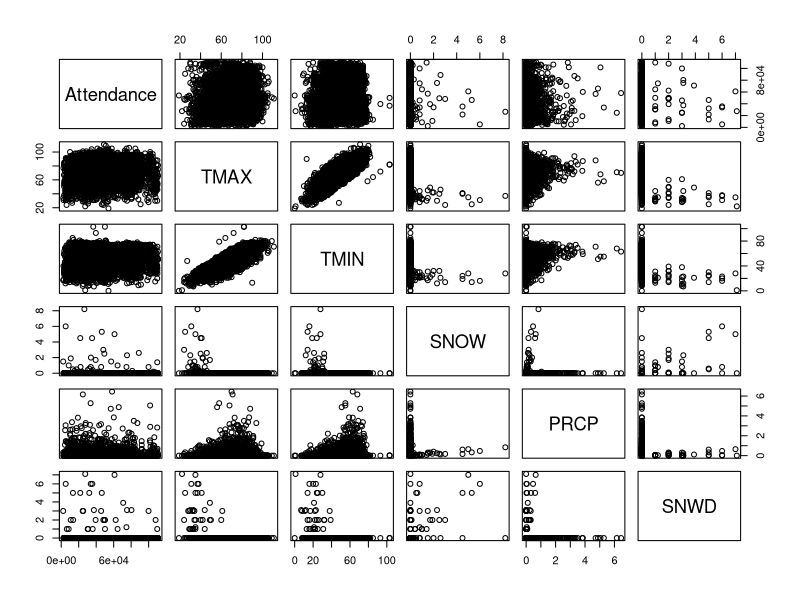
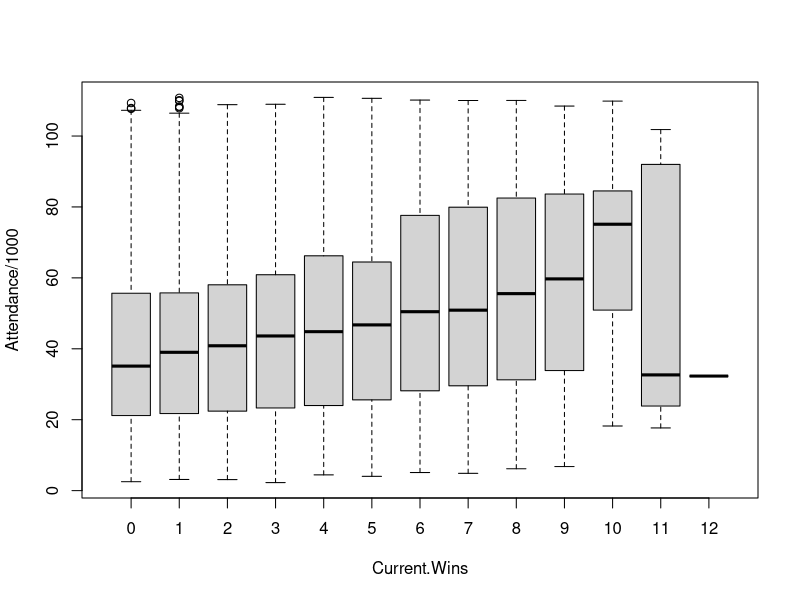
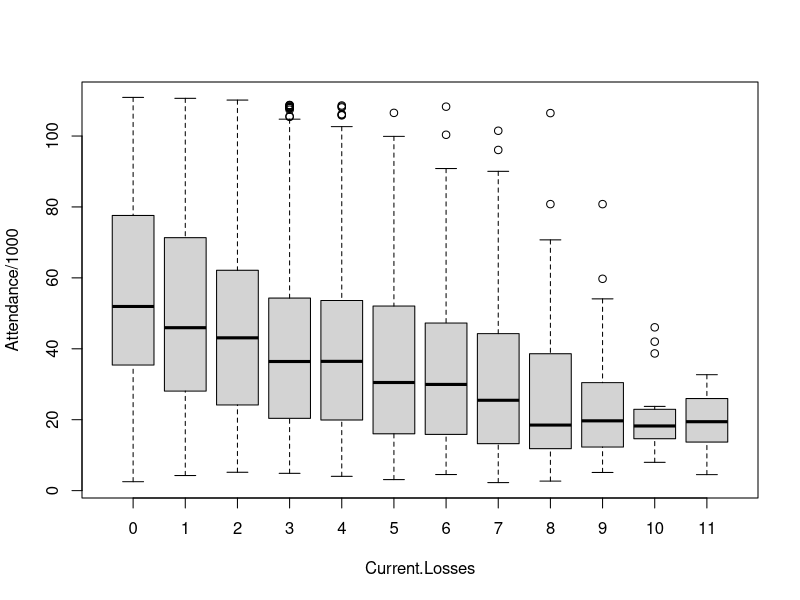
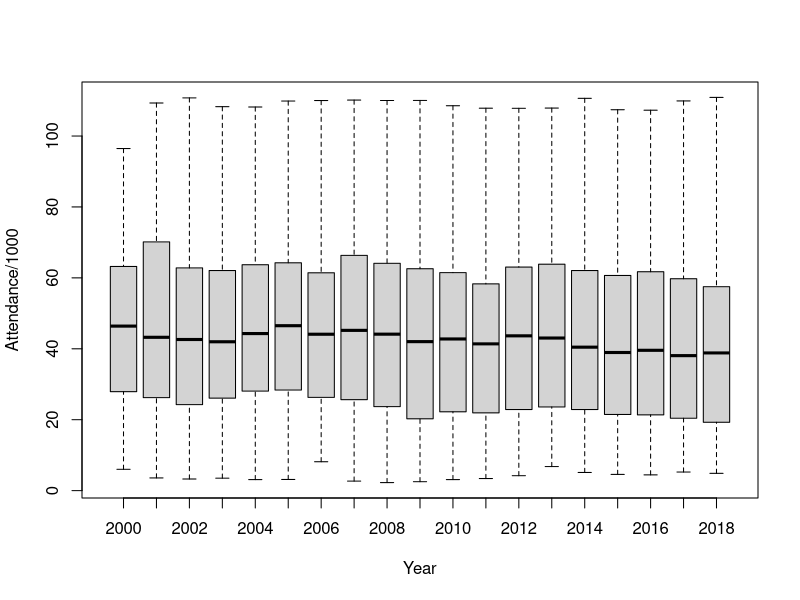

R code for these plots, in order:
## ---- chunk 1
# General set-up for the report.
# I find this useful, but you may improve upon, ignore, or remove
#  (possibly at your own peril).
# Tasks accomplished:
# Don't print out code
# Save results so that code blocks aren't re-run unless code
# changes (cache), _or_ a relevant earlier code block changed (autodep),
# don't clutter R output with messages or warnings (message, warning)
library(MASS)
library(knitr)
library(tidyverse)
library(dplyr)
library(ggthemes)
library(gridExtra)
opts_chunk$set(echo=FALSE,
               cache=TRUE, autodep=TRUE,
               message=FALSE, warning=FALSE)
# Turn off meaningless clutter in summary() output
options(show.signif.stars=FALSE)
## ---- chunk 2
attendance.data = read.csv("CFBeattendance.csv")
## ---- chunk 3
pairs(Attendance~TMAX+TMIN+SNOW+PRCP+SNWD, data=attendance.data)#weather
## ---- chunk 4
boxplot(Attendance/1000~Current.Wins,data=attendance.data) #currentwins&losses
boxplot(Attendance/1000~Current.Losses,data=attendance.data)
boxplot(Attendance/1000~Year, notch=FALSE, varwidth=FALSE, data=attendance.data)
